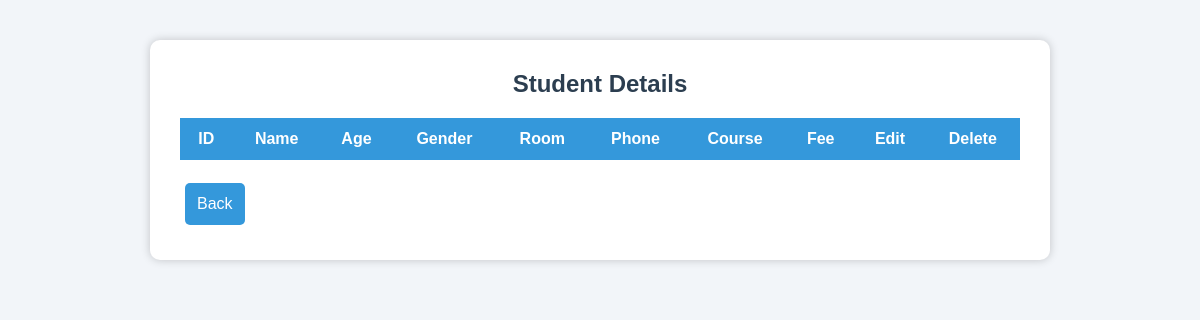
Before: /students with the older database file.
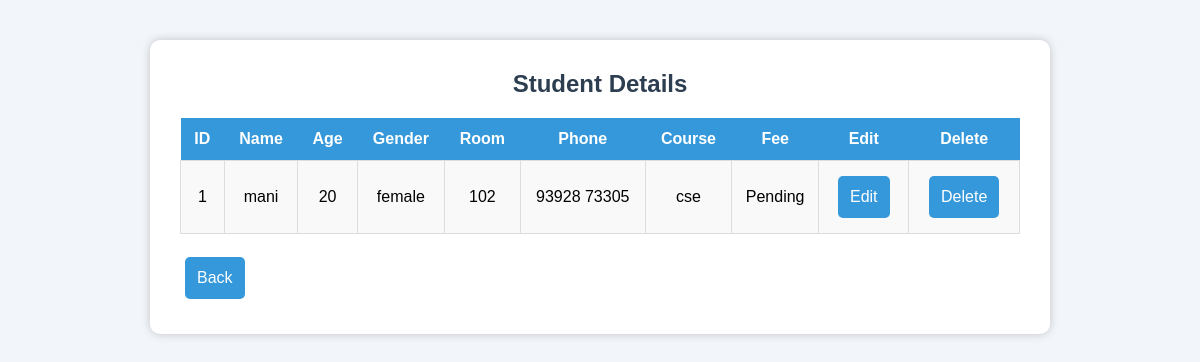
After: the same page with the newer database file.
### tables this page shows
CREATE TABLE students(

        id INTEGER PRIMARY KEY AUTOINCREMENT,

        name TEXT NOT NULL,

        age INTEGER,

        gender TEXT,

        room TEXT,

        phone TEXT,

        course TEXT,

        fee_status TEXT

    );

### app.py (the view)
@app.route("/students")
def students():
    conn = get_connection()
    data = conn.execute("SELECT * FROM students").fetchall()
    conn.close()
    return render_template("students.html", students=data)

### app.py (called while the page is built)
def get_connection():
    conn = sqlite3.connect("hostel.db")
    conn.row_factory = sqlite3.Row
    return conn

### templates/students.html (shortened to what this page needs)
<!DOCTYPE html>
<html>
<head>
<link rel="stylesheet" href="{{ url_for('static', filename='style.css') }}">
</head>
<body>
<div class="container">
<h2>Student Details</h2>
<table>
<tr>
<th>ID</th>
<th>Name</th>
<th>Age</th>
<th>Gender</th>
<th>Room</th>
<th>Phone</th>
<th>Course</th>
<th>Fee</th>
<th>Edit</th>
<th>Delete</th>
</tr>
{% for student in students %}
<tr>
<td>{{ student.id }}</td>
<td>{{ student.name }}</td>
<td>{{ student.age }}</td>
<td>{{ student.gender }}</td>
<td>{{ student.room }}</td>
<td>{{ student.phone }}</td>
<td>{{ student.course }}</td>
<td>{{ student.fee_status }}</td>
<td>
<a href="/edit/{{ student.id }}">
<button>Edit</button>
</a>
</td>
<td>
<a href="/delete/{{ student.id }}">
<button>Delete</button>
</a>
</td>
</tr>
{% endfor %}
</table>
<br>
<a href="/dashboard">
<button>Back</button>
</a>
</div>
</body>
</html>

### static/style.css (style rules this page uses)
* { margin:0; padding:0; box-sizing:border-box; font-family:Arial, Helvetica, sans-serif; }
body { background:#f2f5f9; }
.container { width:90%; max-width:900px; margin:40px auto; background:white; padding:30px; border-radius:10px; box-shadow:0 0 10px rgba(0,0,0,0.2); }
h1,h2 { text-align:center; color:#2c3e50; margin-bottom:20px; }
button { background:#3498db; color:white; border:none; padding:12px; margin:5px; border-radius:5px; cursor:pointer; font-size:16px; }
table { width:100%; border-collapse:collapse; margin-top:20px; }
table th { background:#3498db; color:white; padding:12px; }
table td { border:1px solid #ddd; padding:10px; text-align:center; }
table tr:nth-child(even) { background:#f9f9f9; }
a { text-decoration:none; }

Changed rows visible on the page:
added students: id "1", name "mani", age "20", gender "female", room "102", phone "93928 73305", course "cse", fee_status "Pending"
